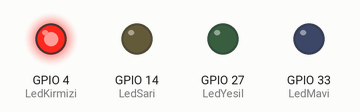
This sketch was run on a simulated ESP32. Parts: output pins drawn as LEDs (lit = HIGH).

Above: at 2.5 s.
At 5.3 s:
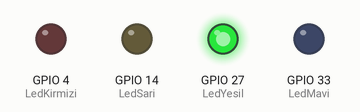
At 6.1 s:
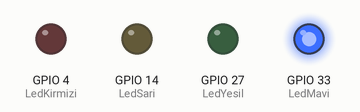
At 6.9 s:
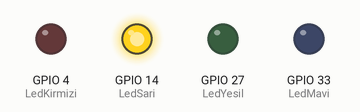
Timing chart, 0 to 9.5 s (numbered marks = the images above):
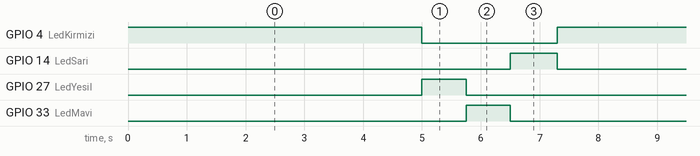

Measured:
- by itself, GPIO 4 (LedKirmizi): alternates HIGH for 5.0 s and LOW for 2.3 s
- by itself, GPIO 14 (LedSari): alternates HIGH for 0.80 s and LOW for 6.5 s
- by itself, GPIO 27 (LedYesil), GPIO 33 (LedMavi): alternates HIGH for 0.75 s and LOW for 6.6 s

The sketch:

RGBY_loop.ino
```cpp
#define LedKirmizi  4
#define LedSari 14
#define LedYesil 27
#define LedMavi 33


void setup() {
pinMode(LedKirmizi,OUTPUT);
pinMode(LedSari,OUTPUT);
pinMode(LedYesil,OUTPUT);
pinMode(LedMavi,OUTPUT);
}

void loop() {

digitalWrite(LedKirmizi,HIGH);
digitalWrite(LedSari,LOW);
digitalWrite(LedYesil,LOW);
digitalWrite(LedMavi,LOW);
delay(5000);
digitalWrite(LedKirmizi,LOW);
digitalWrite(LedYesil,HIGH);
digitalWrite(LedMavi,LOW);
digitalWrite(LedSari,LOW);
delay(750);
digitalWrite(LedKirmizi,LOW);
digitalWrite(LedYesil,LOW);
digitalWrite(LedMavi,HIGH);
digitalWrite(LedSari,LOW);
delay(750);
digitalWrite(LedKirmizi,LOW);
digitalWrite(LedYesil,LOW);
digitalWrite(LedMavi,LOW);
digitalWrite(LedSari,HIGH);
delay(800);
}
```
